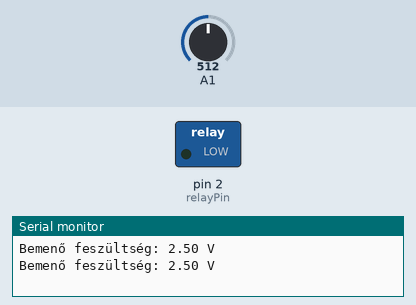
Bench run of a sketch on a simulated Arduino Uno, built with avr-gcc and run on an emulated ATmega328P. Parts: switched loads named in the sketch (green lamp = pin HIGH), the last lines printed to the serial monitor. Inputs (shaded band) come from the test bench; at power-on: A1 = 512.

Above: at 1.8 s.
1.9 s: A1 set to 595
3.4 s: A1 set to 623
At 5.2 s:
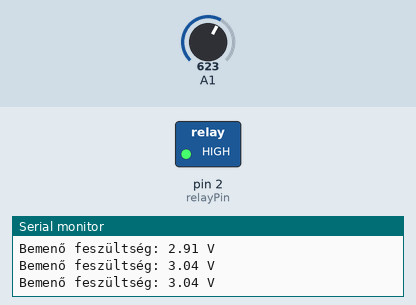
5.5 s: A1 set to 511
At 6.9 s:
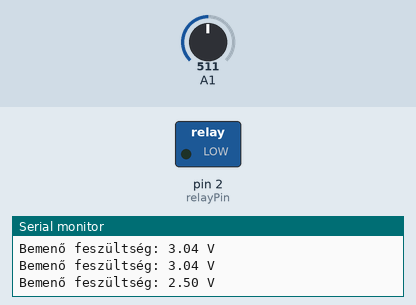
7.5 s: A1 set to 716
At 8.5 s:
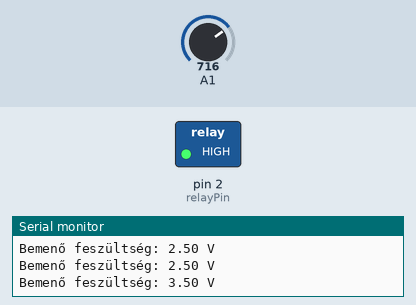
Timing chart, 0 to 10.5 s (numbered marks = the images above; inputs shaded):
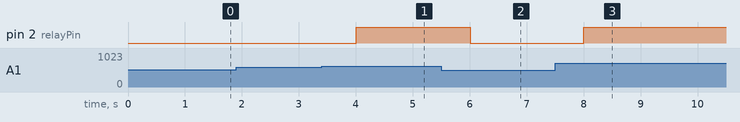

Measured:
- the behaviour switches between 613 and 614 on A1 (found by bisection; images 0 and 1)
- after the input at 3.4 s, pin 2 (relayPin): LOW → HIGH after 0.60 s
- after the input at 5.5 s, pin 2 (relayPin): HIGH → LOW after 0.51 s
- after the input at 7.5 s, pin 2 (relayPin): LOW → HIGH after 0.51 s

The sketch:

Mozgaserzekelorelekapcsolas.ino
```cpp
const int relayPin = 2; // A relé digitális kimenetének pinje
const float thresholdVoltage = 3.0; // Feszültség küszöbértéke

void setup() {
  pinMode(relayPin, OUTPUT); // A relé kimeneti pinjét beállítjuk kimenetre
  Serial.begin(9600); // Soros kommunikáció bekapcsolása a számítógéppel
}

void loop() {
  int sensorValue = analogRead(A1); // Olvassuk be az analóg 1-es tüskéről érkező feszültséget
  float voltage = sensorValue * (5.0 / 1023.0); // Átalakítjuk a feszültséget volt értékké

  Serial.print("Bemenő feszültség: ");
  Serial.print(voltage);
  Serial.println(" V");

  if (voltage > thresholdVoltage) {
    digitalWrite(relayPin, HIGH); // Bekapcsoljuk a relét, ha a feszültség nagyobb, mint a küszöbérték
  } else {
    digitalWrite(relayPin, LOW); // Kikapcsoljuk a relét, ha a feszültség kisebb vagy egyenlő a küszöbértékkel
  }

  delay(1000);  // Kis késleltetés az olvasások között
}
```
